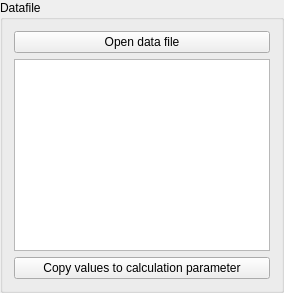
           <widget class="QGroupBox" name="grpDataFile">
            <property name="title">
             <string>Datafile</string>
            </property>
            <layout class="QGridLayout" name="gridLayout_45">
             <item row="0" column="0" colspan="2">
              <widget class="QPushButton" name="butOpenMeasFile">
               <property name="text">
                <string>Open data file</string>
               </property>
              </widget>
             </item>
             <item row="1" column="0" colspan="2">
              <widget class="QTableWidget" name="tblHeaderData">
               <property name="selectionMode">
                <enum>QAbstractItemView::NoSelection</enum>
               </property>
               <property name="cornerButtonEnabled">
                <bool>false</bool>
               </property>
               <attribute name="horizontalHeaderStretchLastSection">
                <bool>true</bool>
               </attribute>
               <attribute name="verticalHeaderMinimumSectionSize">
                <number>29</number>
               </attribute>
               <attribute name="verticalHeaderDefaultSectionSize">
                <number>30</number>
               </attribute>
              </widget>
             </item>
             <item row="2" column="0" colspan="2">
              <widget class="QPushButton" name="butCopyHdrdata2Params">
               <property name="text">
                <string>Copy values to calculation parameter</string>
               </property>
              </widget>
             </item>
            </layout>
           </widget>
